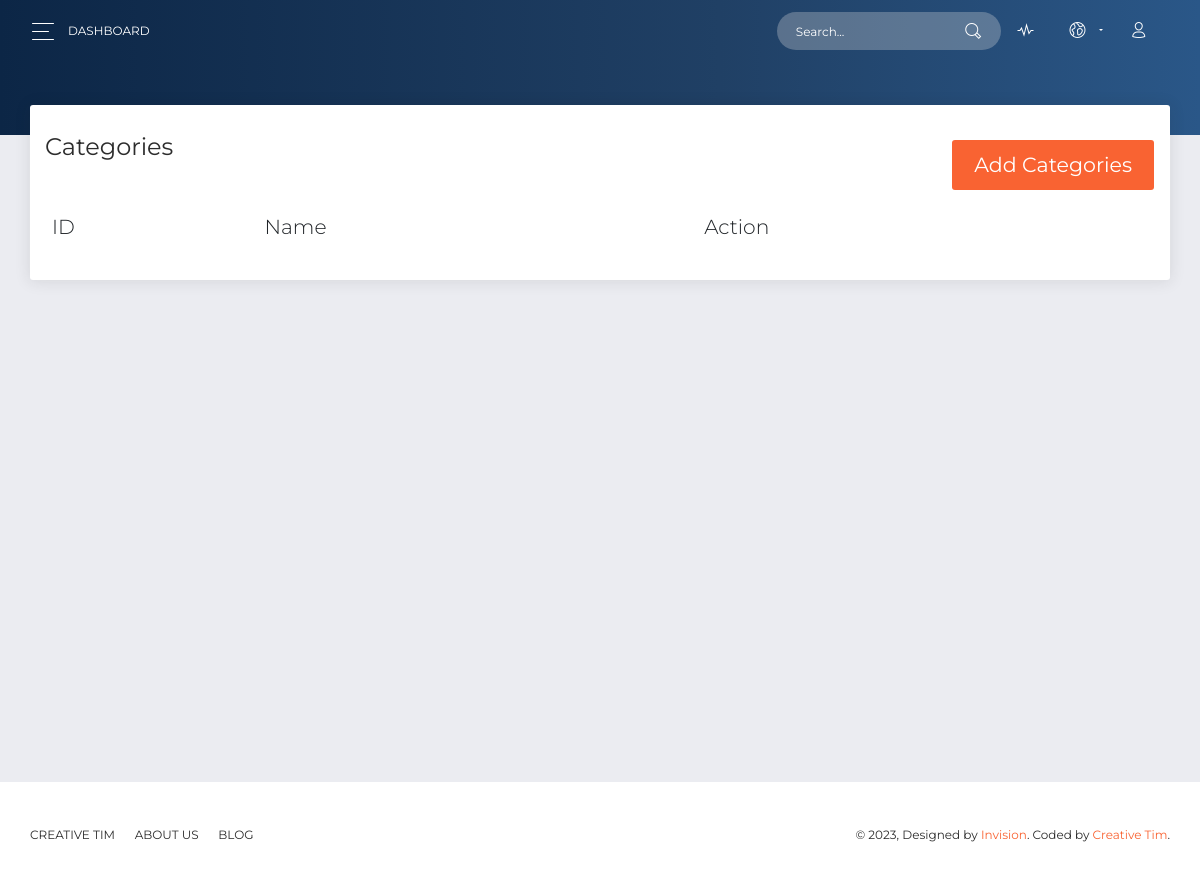
/admin/categories.php, run on an earlier commit of the app's database.
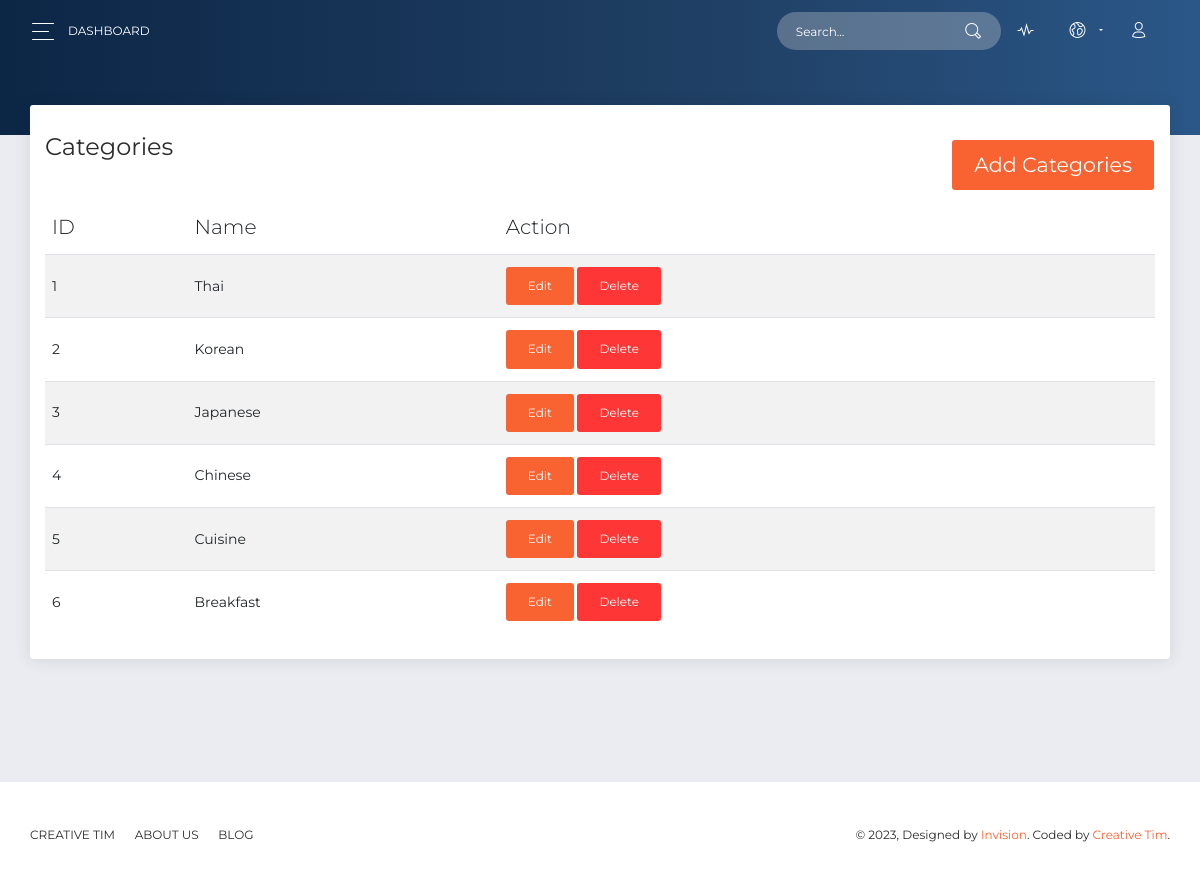
And on a later commit of the database.
### tables this page shows
CREATE TABLE `categories` (
  `id` int NOT NULL,
  `category_name` varchar(255) NOT NULL,
  `deleted_at` int NOT NULL DEFAULT '0'
);

### admin/categories.php (the view, shortened to what this page needs)
<?php
    include_once('header.php');
    $select_category = "SELECT * FROM categories
                        WHERE deleted_at = 0
                        ORDER BY id DESC";
    $select_category_query = mysqli_query($connect,$select_category);
    $count_category = mysqli_num_rows($select_category_query);
?>
      <div class="panel-header panel-header-sm">
      </div>
      <div class="content">
        <div class="row">
          <div class="col-md-12">
            <div class="card">
              <div class="card-header">
                <h4 class="card-title">Categories <button class="btn btn-primary float-right" data-toggle="modal" data-target="#addModal">Add Categories</button></h4>
              </div>
              <div class="card-body">
                    <table class="table table-hover table-striped" id="category-list">
                        <thead>
                            <th>ID</th>
                            <th>Name</th>
                            <th>Action</th>
                        </thead>
                        <tbody>
                        <?php
                            if($count_category > 0)
                            {
                                for ($i=1; $i <= $count_category; $i++) {
                                    $row_category = mysqli_fetch_assoc($select_category_query);
                                ?>
                            <tr>
                                <td><?php echo $i; ?></td>
                                <td><?php echo $row_category['category_name']; ?></td>
                                <td>
                                    <button class="btn btn-primary editbtn" data-toggle="modal" data-target="#editModal" data-category='<?php echo json_encode($row_category); ?>'>Edit</button>
                                    <button class="btn btn-danger deletebtn" data-toggle="modal" data-target="#deleteModal" data-id="<?php echo $row_category['id']; ?>">Delete</button>
                                </td>
                            </tr>
                            <?php
                                }
                            }
                            ?>
                        </tbody>
                        </table>
                    </div>
                </div>
            </div>
        </div>
    </div>
</div>
</div>
<?php
    include_once('footer.php');
?>

What changed in the data, as far as the page shows it:
added categories: category_name "Thai"
added categories: category_name "Korean"
added categories: category_name "Japanese"
added categories: category_name "Chinese"
added categories: category_name "Cuisine"
added categories: category_name "Breakfast"
